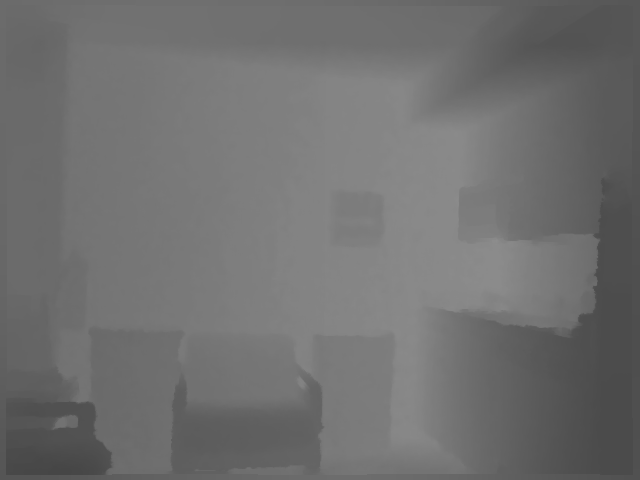
#> input picture demo/0.png, 640 x 480 px, found by its file name
$ python getHHA.py
#> lines starting #> are read from the running program, lines starting #| are printed output that depends on the picture; after the words box and inside, x2 and y2 are one past the last pixel; in counts of white or black regions, pixels touching at a corner belong together
### utils/rgbd_util.py
# --*-- coding:utf-8 --*--
import numpy as np
from .util import *
np.seterr(divide='ignore', invalid='ignore')

'''
z: depth image in 'centimetres'
missingMask: a mask
C: camera matrix
'''
def processDepthImage(z, missingMask, C):
    yDirParam_angleThresh = np.array([45, 15]) # threshold to estimate the direction of the gravity
    yDirParam_iter = np.array([5, 5])
    yDirParam_y0 = np.array([0, 1, 0])

    normalParam_patchSize = np.array([3, 10])

    X, Y, Z = getPointCloudFromZ(z, C, 1)

    # [6 lines of commented-out code are left out]
    pc = np.zeros([z.shape[0], z.shape[1], 3])
    pc[:,:,0] = X
    pc[:,:,1] = Y
    pc[:,:,2] = Z

    N1, b1 = computeNormalsSquareSupport(z/100, missingMask, normalParam_patchSize[0],
    1, C, np.ones(z.shape))
    N2, b2 = computeNormalsSquareSupport(z/100, missingMask, normalParam_patchSize[1],
    1, C, np.ones(z.shape))

    N = N1

    # Compute the direction of gravity
    yDir = getYDir(N2, yDirParam_angleThresh, yDirParam_iter, yDirParam_y0)
    y0 = np.array([[0, 1, 0]]).T
    R = getRMatrix(y0, yDir)

    # rotate the pc and N
    NRot = rotatePC(N, R.T)

    pcRot = rotatePC(pc, R.T)
    h = -pcRot[:,:,1]
    yMin = np.percentile(h, 0)
    if (yMin > -90):
        yMin = -130
    h = h - yMin

    return pc, N, yDir, h,  pcRot, NRot

'''
getPointCloudFromZ: use depth image and camera matrix to get pointcloud
Z is in 'centimetres'
C: camera matrix
s: is the factor by which Z has been upsampled
'''
def getPointCloudFromZ(Z, C, s=1):
    h, w= Z.shape
    xx, yy = np.meshgrid(np.array(range(w))+1, np.array(range(h))+1)
    # color camera parameters
    cc_rgb = C[0:2,2] * s       # the first two lines of colomn-3, x0 and the y0
    fc_rgb = np.diag(C[0:2,0:2]) * s    # number on the diagonal line
    x3 = np.multiply((xx - cc_rgb[0]), Z) / fc_rgb[0]
    y3 = np.multiply((yy - cc_rgb[1]), Z) / fc_rgb[1]
    z3 = Z
    return x3, y3, z3

'''
  Clip out a 2R+1 x 2R+1 window at each point and estimate
  the normal from points within this window. In case the window
  straddles more than a single superpixel, only take points in the
  same superpixel as the centre pixel.

Input:
    depthImage: in meters
    missingMask:  boolean mask of what data was missing
    R: radius of clipping
    sc: to upsample or not
    superpixels:  superpixel map to define bounadaries that should
                    not be straddled
'''
def computeNormalsSquareSupport(depthImage, missingMask, R, sc, cameraMatrix, superpixels):
    depthImage = depthImage*100     # convert to centi metres
    X, Y, Z = getPointCloudFromZ(depthImage, cameraMatrix, sc)
    Xf = X
    Yf = Y
    Zf = Z
    pc = np.zeros([depthImage.shape[0], depthImage.shape[1], 3])
    pc[:,:,0] = Xf
    pc[:,:,1] = Yf
    pc[:,:,2] = Zf
    XYZf = np.copy(pc)

    # find missing value
    ind = np.where(missingMask == 1)
    X[ind] = np.nan
    Y[ind] = np.nan
    Z[ind] = np.nan

    one_Z = np.expand_dims(1 / Z, axis=2)
    X_Z = np.divide(X, Z)
    Y_Z = np.divide(Y, Z)
    one = np.copy(Z)
    one[np.invert(np.isnan(one[:, :]))] = 1
    ZZ = np.multiply(Z, Z)
    X_ZZ = np.expand_dims(np.divide(X, ZZ), axis=2)
    Y_ZZ = np.expand_dims(np.divide(Y, ZZ), axis=2)

    X_Z_2 = np.expand_dims(np.multiply(X_Z, X_Z), axis=2)
    XY_Z = np.expand_dims(np.multiply(X_Z, Y_Z), axis=2)
    Y_Z_2 = np.expand_dims(np.multiply(Y_Z, Y_Z), axis=2)

    AtARaw = np.concatenate((X_Z_2, XY_Z, np.expand_dims(X_Z, axis=2), Y_Z_2,
                             np.expand_dims(Y_Z, axis=2), np.expand_dims(one, axis=2)), axis=2)

    AtbRaw = np.concatenate((X_ZZ, Y_ZZ, one_Z), axis=2)

    # with clipping
    AtA = filterItChopOff(np.concatenate((AtARaw, AtbRaw), axis=2), R, superpixels)
    Atb = AtA[:, :, AtARaw.shape[2]:]
    AtA = AtA[:, :, :AtARaw.shape[2]]

    AtA_1, detAtA = invertIt(AtA)
    N = mutiplyIt(AtA_1, Atb)

    divide_fac = np.sqrt(np.sum(np.multiply(N, N), axis=2))
    # with np.errstate(divide='ignore'):
    b = np.divide(-detAtA, divide_fac)
    for i in range(3):
        N[:, :, i] = np.divide(N[:, :, i], divide_fac)

    # Reorient the normals to point out from the scene.
    # with np.errstate(invalid='ignore'):
    SN = np.sign(N[:, :, 2])
    SN[SN == 0] = 1
    extend_SN = np.expand_dims(SN, axis=2)
    extend_SN = np.concatenate((extend_SN, extend_SN, extend_SN), axis=2)
    N = np.multiply(N, extend_SN)
    b = np.multiply(b, SN)
    sn = np.sign(np.sum(np.multiply(N, XYZf), axis=2))
    sn[np.isnan(sn)] = 1
    sn[sn == 0] = 1
    extend_sn = np.expand_dims(sn, axis=2)
    N = np.multiply(extend_sn, N)
    b = np.multiply(b, sn)
    return N, b

### utils/util.py
# --*-- coding:utf-8 --*--
import numpy as np
import cv2
from scipy import signal

'''
helper function
'''
def filterItChopOff(f, r, sp):
    f[np.isnan(f)] = 0
    H, W, d = f.shape
    B = np.ones([2 * r + 1, 2 * r + 1])     # 2r+1 * 2r+1 neighbourhood

    minSP = cv2.erode(sp, B, iterations=1)
    maxSP = cv2.dilate(sp, B, iterations=1)

    ind = np.where(np.logical_or(minSP != sp, maxSP != sp))

    spInd = np.reshape(range(np.size(sp)), sp.shape,'F')

    delta = np.zeros(f.shape)
    delta = np.reshape(delta, (H * W, d), 'F')
    f = np.reshape(f, (H * W, d),'F')

    # calculate delta

    I, J = np.unravel_index(ind, [H, W], 'C')
    for i in range(np.size(ind)):
        x = I[i]
        y = J[i]
        clipInd = spInd[max(0, x - r):min(H-1, x + r), max(0, y - r):min(W-1, y + r)]
        diffInd = clipInd[sp[clipInd] != sp[x, y]]
        delta[ind[i], :] = np.sum(f[diffInd, :], 1)
    delta = np.reshape(delta, (H, W, d), 'F')
    f = np.reshape(f, (H, W, d), 'F')
    fFilt = np.zeros([H, W, d])

    for i in range(f.shape[2]):
        #  fFilt(:,:,i) = filter2(B, f(:,:,i));
        tmp = cv2.filter2D(np.rot90(f[:, :, i], 2), -1, np.rot90(np.rot90(B, 2), 2))
        tmp = signal.convolve2d(np.rot90(f[:, :, i], 2), np.rot90(np.rot90(B, 2), 2), mode="same")
        fFilt[:, :, i] = np.rot90(tmp, 2)
    fFilt = fFilt - delta
    return fFilt

'''
helper function
'''
def mutiplyIt(AtA_1, Atb):
    result = np.zeros([Atb.shape[0], Atb.shape[1], 3])
    result[:, :, 0] = np.multiply(AtA_1[:, :, 0], Atb[:, :, 0]) + np.multiply(AtA_1[:, :, 1],
                                                                              Atb[:, :, 1]) + np.multiply(
        AtA_1[:, :, 2], Atb[:, :, 2])
    result[:, :, 1] = np.multiply(AtA_1[:, :, 1], Atb[:, :, 0]) + np.multiply(AtA_1[:, :, 3],
                                                                              Atb[:, :, 1]) + np.multiply(
        AtA_1[:, :, 4], Atb[:, :, 2])
    result[:, :, 2] = np.multiply(AtA_1[:, :, 2], Atb[:, :, 0]) + np.multiply(AtA_1[:, :, 4],
                                                                              Atb[:, :, 1]) + np.multiply(
        AtA_1[:, :, 5], Atb[:, :, 2])
    return result

'''
helper function
'''
def invertIt(AtA):
    AtA_1 = np.zeros([AtA.shape[0], AtA.shape[1], 6])
    AtA_1[:, :, 0] = np.multiply(AtA[:, :, 3], AtA[:, :, 5]) - np.multiply(AtA[:, :, 4], AtA[:, :, 4])
    AtA_1[:, :, 1] = -np.multiply(AtA[:, :, 1], AtA[:, :, 5]) + np.multiply(AtA[:, :, 2], AtA[:, :, 4])
    AtA_1[:, :, 2] = np.multiply(AtA[:, :, 1], AtA[:, :, 4]) - np.multiply(AtA[:, :, 2], AtA[:, :, 3])
    AtA_1[:, :, 3] = np.multiply(AtA[:, :, 0], AtA[:, :, 5]) - np.multiply(AtA[:, :, 2], AtA[:, :, 2])
    AtA_1[:, :, 4] = -np.multiply(AtA[:, :, 0], AtA[:, :, 4]) + np.multiply(AtA[:, :, 1], AtA[:, :, 2])
    AtA_1[:, :, 5] = np.multiply(AtA[:, :, 0], AtA[:, :, 3]) - np.multiply(AtA[:, :, 1], AtA[:, :, 1])

    x1 = np.multiply(AtA[:, :, 0], AtA_1[:, :, 0])
    x2 = np.multiply(AtA[:, :, 1], AtA_1[:, :, 1])
    x3 = np.multiply(AtA[:, :, 2], AtA_1[:, :, 2])

    detAta = x1 + x2 + x3
    return AtA_1, detAta

'''
Compute the direction of gravity
N: normal field
iter: number of 'big' iterations
'''
def getYDir(N, angleThresh, iter, y0):
    y = y0
    for i in range(len(angleThresh)):
        thresh = np.pi * angleThresh[i] / 180   # convert it to radian measure
        y = getYDirHelper(N, y, thresh, iter[i])
    return y

'''
N: HxWx3 matrix with normal at each pixel.
y0: the initial gravity direction
thresh: in degrees the threshold for mapping to parallel to gravity and perpendicular to gravity
iter: number of iterations to perform
'''
def getYDirHelper(N, y0, thresh, num_iter):
    dim = N.shape[0] * N.shape[1]

    # change the third dimension to the first-order. (480, 680, 3) => (3, 480, 680)
    nn = np.swapaxes(np.swapaxes(N,0,2),1,2)
    nn = np.reshape(nn, (3, dim), 'F')

    # remove these whose number is NAN
    idx = np.where(np.invert(np.isnan(nn[0,:])))[0]
    nn = nn[:,idx]

    # Set it up as a optimization problem
    yDir = y0;
    for i in range(num_iter):
        sim0 = np.dot(yDir.T, nn)
        indF = abs(sim0) > np.cos(thresh)       # calculate 'floor' set.    |sin(theta)| < sin(thresh) ==> |cos(theta)| > cos(thresh)
        indW = abs(sim0) < np.sin(thresh)       # calculate 'wall' set.
        if(len(indF.shape) == 2):
            NF = nn[:, indF[0,:]]
            NW = nn[:, indW[0,:]]
        else:
            NF = nn[:, indF]
            NW = nn[:, indW]
        A = np.dot(NW, NW.T) - np.dot(NF, NF.T)
        b = np.zeros([3,1])
        c = NF.shape[1]
        w,v = np.linalg.eig(A)      # w:eigenvalues; v:eigenvectors
        min_ind = np.argmin(w)      # min index
        newYDir = v[:,min_ind]
        yDir = newYDir * np.sign(np.dot(yDir.T, newYDir))
    return yDir

'''
getRMatrix: Generate a rotation matrix that
            if yf is a scalar, rotates about axis yi by yf degrees
            if yf is an axis, rotates yi to yf in the direction given by yi x yf
Input: yi is an axis 3x1 vector
       yf could be a scalar of axis

'''
def getRMatrix(yi, yf):
    if (np.isscalar(yf)):
        ax = yi / np.linalg.norm(yi)        # norm(A) = max(svd(A))
        phi = yf
    else:
        yi = yi / np.linalg.norm(yi)
        yf = yf / np.linalg.norm(yf)
        ax = np.cross(yi.T, yf.T).T
        ax = ax / np.linalg.norm(ax)
        # find angle of rotation
        phi = np.degrees(np.arccos(np.dot(yi.T, yf)))

    if (abs(phi) > 0.1):
        phi = phi * (np.pi / 180)

        s_hat = np.array([[0, -ax[2], ax[1]],
                          [ax[2], 0, -ax[0]],
                          [-ax[1], ax[0], 0]])
        R = np.eye(3) + np.sin(phi) * s_hat + (1 - np.cos(phi)) * np.dot(s_hat, s_hat)      # dot???
    else:
        R = np.eye(3)
    return R

'''
Calibration of gravity direction
'''
# [12 lines left out: function rotatePC, not called in this run]

### utils/getCameraParam.py
# --*-- coding:utf-8 --*--
import numpy as np

'''
getCameraParam: get the camera matrix
colOrZ: color or depth
'''
def getCameraParam(colorOrZ='color'):
    if colorOrZ == 'color':
        # [4 lines of commented-out code are left out]
        fx_rgb = 744.353
        fy_rgb = 744.075
        cx_rgb = 356.617
        cy_rgb = 635.341
        C = np.array([[fx_rgb, 0, cx_rgb], [0, fy_rgb, cy_rgb], [0, 0, 1]])
    else:
        fx_d = 5.8262448167737955e+02
        fy_d = 5.8269103270988637e+02
        cx_d = 3.1304475870804731e+02
        cy_d = 2.3844389626620386e+02
        C = np.array([[fx_d, 0, cx_d], [0, fy_d, cy_d], [0, 0, 1]])
    return C

### getHHA.py
# --*-- coding:utf-8 --*--
import math
import cv2
import os
import math

from utils.rgbd_util import *
from utils.getCameraParam import *

'''
must use 'COLOR_BGR2GRAY' here, or you will get a different gray-value with what MATLAB gets.
'''
def getImage(root='mydemo'):
#> called with root = 'mydemo'
    D = cv2.imread(os.path.join(root, '0.png'), cv2.COLOR_BGR2GRAY)/10000
#> D: shape (480, 640) float64; min 1.8, max 3.62, mean 2.88
    RD = cv2.imread(os.path.join(root, '0_raw.png'), cv2.COLOR_BGR2GRAY)/10000
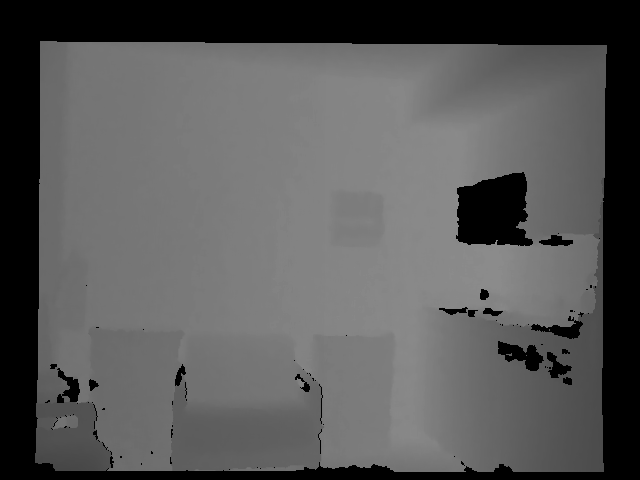
#> input picture demo/0_raw.png, 640 x 480 px, found by its file name
#> RD: shape (480, 640) float64; min 0, max 3.64, mean 2.27
    return D, RD


'''
C: Camera matrix
D: Depth image, the unit of each element in it is "meter"
RD: Raw depth image, the unit of each element in it is "meter"
'''
def getHHA(C, D, RD):
    missingMask = (RD == 0);
    pc, N, yDir, h, pcRot, NRot = processDepthImage(D * 100, missingMask, C);

    tmp = np.multiply(N, yDir)
    acosValue = np.minimum(1,np.maximum(-1,np.sum(tmp, axis=2)))
    angle = np.array([math.degrees(math.acos(x)) for x in acosValue.flatten()])
    angle = np.reshape(angle, h.shape)

    '''
    Must convert nan to 180 as the MATLAB program actually does.
    Or we will get a HHA image whose border region is different
    with that of MATLAB program's output.
    '''
    angle[np.isnan(angle)] = 180


    pc[:,:,2] = np.maximum(pc[:,:,2], 100)
    I = np.zeros(pc.shape)

    # opencv-python save the picture in BGR order.
    I[:,:,2] = 31000/pc[:,:,2]
    I[:,:,1] = h
    I[:,:,0] = (angle + 128-90)

    # print(np.isnan(angle))

    '''
    np.uint8 seems to use 'floor', but in matlab, it seems to use 'round'.
    So I convert it to integer myself.
    '''
    I = np.rint(I)

    # np.uint8: 256->1, but in MATLAB, uint8: 256->255
    I[I>255] = 255
    HHA = I.astype(np.uint8)
    return HHA

if __name__ == "__main__":
    D, RD = getImage()
    print(D.shape)
#| (480, 640)
    camera_matrix = getCameraParam('color')
    print('max gray value: ', np.max(D))        # make sure that the image is in 'meter'
#| max gray value:  3.6156
    hha = getHHA(camera_matrix, D, RD)
#> in getHHA, `missingMask = (RD == 0);`:
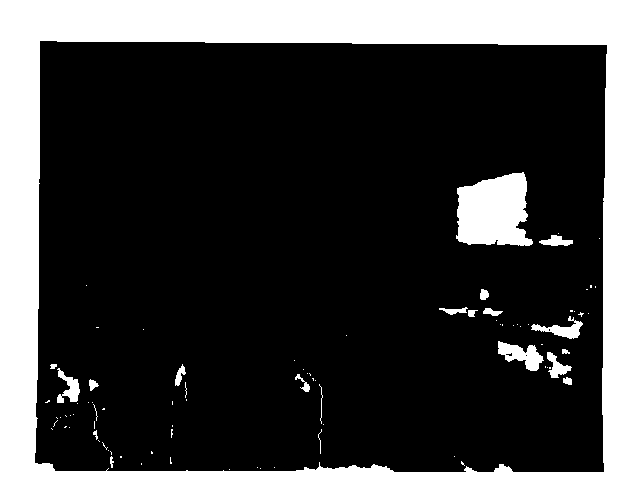
#> missingMask: shape (480, 640) bool; 23.9% white; 87 white regions (66 under 20 px), largest, box (x1, y1, x2, y2) and area: (0, 0, 640, 480) 65910, (456, 172, 533, 246) 4415, (498, 341, 544, 371) 702
#> in processDepthImage, `pc[:,:,2] = Z`:
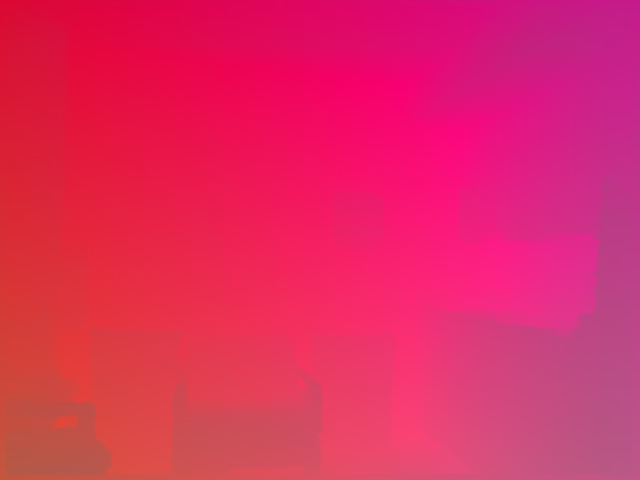
#> pc: shape (480, 640, 3) float64; mean of channels 0, 1, 2 -16, -154.3, 288; drawn with min black and max white
#> in computeNormalsSquareSupport, `ind = np.where(missingMask == 1)`: ind = 73446 positions, rows 0 to 479, columns 0 to 639
#> in computeNormalsSquareSupport, `one[np.invert(np.isnan(one[:, :]))] = 1`: one: shape (480, 640) float64; 23.91% of the values are NaN or infinite; the others: min 1, max 1, mean 1
#> in computeNormalsSquareSupport, `Y_Z_2 = np.expand_dims(np.multiply(Y_Z, Y_Z), axis=2)`:
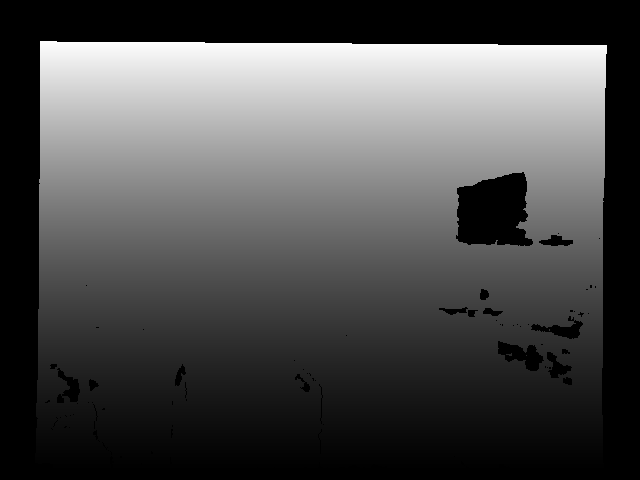
#> Y_Z_2: shape (480, 640, 1) float64; 23.91% of the values are NaN or infinite; the others: min 0.0482, max 0.636, mean 0.287; drawn with min black, max white, NaN and infinite black
#> in computeNormalsSquareSupport, `AtbRaw = np.concatenate((X_ZZ, Y_ZZ, one_Z), axis=2)`: AtbRaw: shape (480, 640, 3) float64; 23.91% of the values are NaN or infinite; the others: min -0.00372, max 0.00556, mean 0.000513
#> in filterItChopOff, `minSP = cv2.erode(sp, B, iterations=1)`: minSP: shape (480, 640) float64; every value is 1
#> in filterItChopOff, `ind = np.where(np.logical_or(minSP != sp, maxSP != sp))`: ind = (empty array, empty array)
#> in filterItChopOff, `I, J = np.unravel_index(ind, [H, W], 'C')`: I = empty array
#> after the loop in filterItChopOff, `for i in range(f.shape[2]):`:
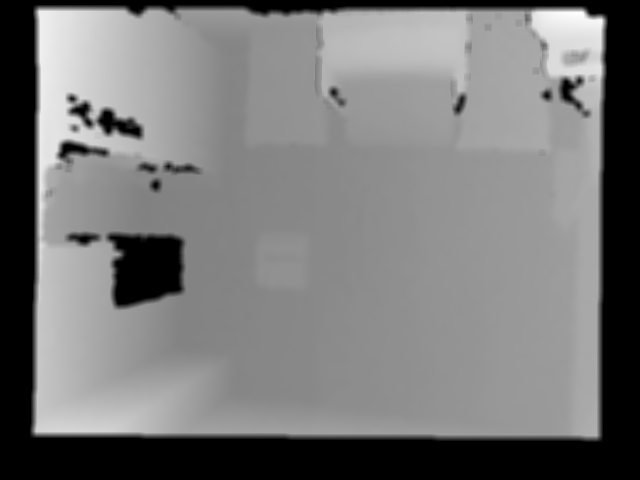
#> tmp: shape (480, 640) float64; min 0, max 0.27, mean 0.127; drawn with min black and max white
#> after the loop in computeNormalsSquareSupport, `for i in range(3):`: N: shape (480, 640, 3) float64; 20.64% of the values are NaN or infinite; the others: min -1, max 1, mean 0.17
#> in computeNormalsSquareSupport, `SN = np.sign(N[:, :, 2])`:
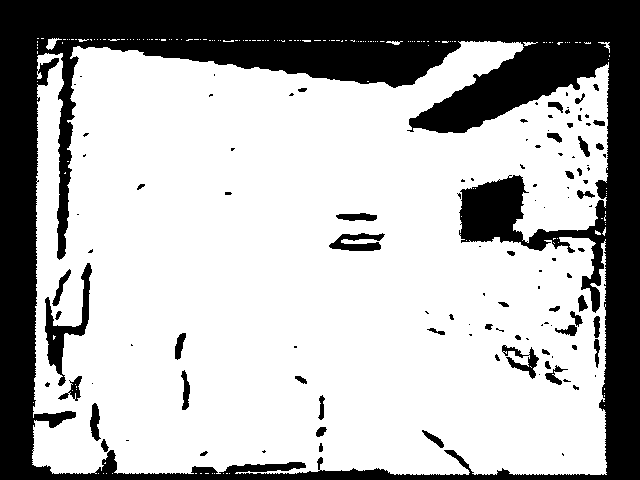
#> SN: shape (480, 640) float64; 20.64% of the values are NaN or infinite; the others: min -1, max 1, mean 0.739; drawn with min black, max white, NaN and infinite black
#> in computeNormalsSquareSupport, `N = np.multiply(N, extend_SN)`: N: shape (480, 640, 3) float64; 20.64% of the values are NaN or infinite; the others: min -1, max 1, mean 0.253
#> in computeNormalsSquareSupport, `b = np.multiply(b, SN)`:
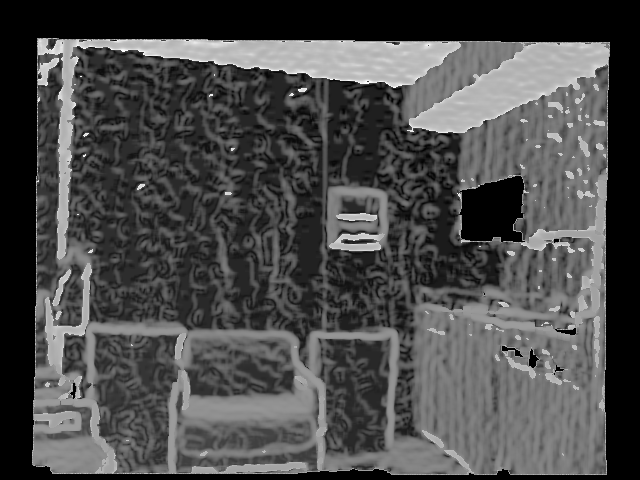
#> b: shape (480, 640) float64; 20.64% of the values are NaN or infinite; the others: min -425.5, max 253.6, mean -171.7; drawn with min black, max white, NaN and infinite black
#> the loop in getYDir, `for i in range(len(angleThresh)):` made 2 passes
#> y on pass 1: [-0.0162, 0.994, 0.107]
#> y on pass 2: [-0.0297, 1, -0.00579]
#> in processDepthImage, `yDir = getYDir(N2, yDirParam_angleThresh, yDirParam_iter, yDirParam_y0)`: yDir = [-0.0297, 1, -0.00579]
#> in getRMatrix, `ax = np.cross(yi.T, yf.T).T`: ax = [-0.00579, 0, 0.0297]
#> in getRMatrix, `ax = ax / np.linalg.norm(ax)`: ax = [-0.192, 0, 0.981]
#> in getRMatrix, `phi = np.degrees(np.arccos(np.dot(yi.T, yf)))`: phi = [1.73]
#> in getRMatrix, `phi = phi * (np.pi / 180)`: phi = [0.0302]
#> (the run stopped early here; a loop or call above may not have finished)
